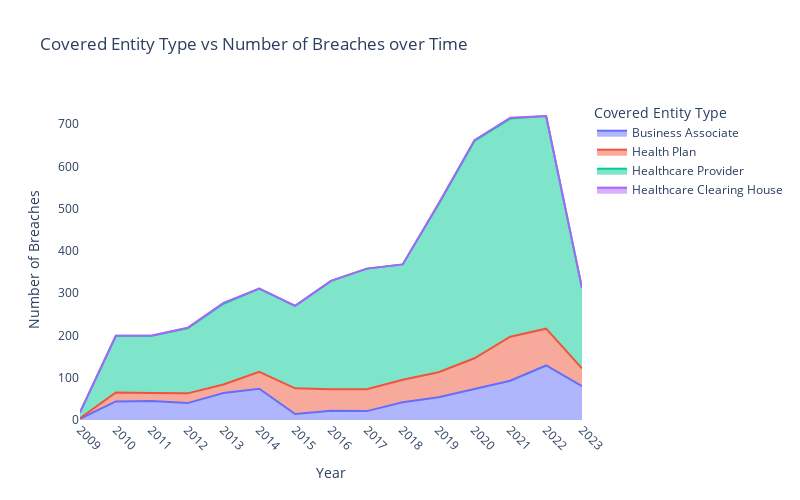

Notebook code cell kept with this figure:
### Markdown cell above
Further, let's check what entity types, as well as locations of breaches, are covered by our dataset.

### Code cell
toggle_code()

covered_types = data.groupby(['Year', 'Covered Entity Type']).agg(np.sum).reset_index()
covered_types['Number of Breaches'] = data.groupby(['Year', 'Covered Entity Type']).size().values
covered_types = covered_types[covered_types['Covered Entity Type']!='']

fig = px.area(covered_types, y="Number of Breaches", x="Year", color="Covered Entity Type", title="Covered Entity Type vs Number of Breaches over Time")
fig.update_layout(plot_bgcolor='white', xaxis = dict(tickmode = 'linear', tick0 = 1), width=800, height=500)
fig.update_xaxes(tickangle=45)
fig.show()

### Figure 1 — Plotly figure (JSON) as saved in the notebook; plotly's stock layout.template omitted (floating-point values rounded to 4 significant figures)
{"data": [{"fillpattern": {"shape": ""}, "hovertemplate": "Covered Entity Type=Business Associate<br>Year=%{x}<br>Number of Breaches=%{y}<extra></extra>", "legendgroup": "Business Associate", "line": {"color": "#636efa"}, "marker": {"symbol": "circle"}, "mode": "lines", "name": "Business Associate", "orientation": "v", "showlegend": true, "stackgroup": "1", "type": "scatter", "x": [2009, 2010, 2011, 2012, 2013, 2014, 2015, 2016, 2017, 2018, 2019, 2020, 2021, 2022, 2023], "xaxis": "x", "y": [3, 44, 45, 40, 64, 74, 14, 22, 21, 42, 54, 74, 93, 129, 80], "yaxis": "y"}, {"fillpattern": {"shape": ""}, "hovertemplate": "Covered Entity Type=Health Plan<br>Year=%{x}<br>Number of Breaches=%{y}<extra></extra>", "legendgroup": "Health Plan", "line": {"color": "#EF553B"}, "marker": {"symbol": "circle"}, "mode": "lines", "name": "Health Plan", "orientation": "v", "showlegend": true, "stackgroup": "1", "type": "scatter", "x": [2009, 2010, 2011, 2012, 2013, 2014, 2015, 2016, 2017, 2018, 2019, 2020, 2021, 2022, 2023], "xaxis": "x", "y": [1, 21, 19, 23, 20, 40, 61, 51, 52, 53, 59, 72, 104, 87, 42], "yaxis": "y"}, {"fillpattern": {"shape": ""}, "hovertemplate": "Covered Entity Type=Healthcare Provider<br>Year=%{x}<br>Number of Breaches=%{y}<extra></extra>", "legendgroup": "Healthcare Provider", "line": {"color": "#00cc96"}, "marker": {"symbol": "circle"}, "mode": "lines", "name": "Healthcare Provider", "orientation": "v", "showlegend": true, "stackgroup": "1", "type": "scatter", "x": [2009, 2010, 2011, 2012, 2013, 2014, 2015, 2016, 2017, 2018, 2019, 2020, 2021, 2022, 2023], "xaxis": "x", "y": [14, 134, 135, 154, 191, 197, 195, 256, 285, 273, 397, 514, 516, 503, 190], "yaxis": "y"}, {"fillpattern": {"shape": ""}, "hovertemplate": "Covered Entity Type=Healthcare Clearing House<br>Year=%{x}<br>Number of Breaches=%{y}<extra></extra>", "legendgroup": "Healthcare Clearing House", "line": {"color": "#ab63fa"}, "marker": {"symbol": "circle"}, "mode": "lines", "name": "Healthcare Clearing House", "orientation": "v", "showlegend": true, "stackgroup": "1", "type": "scatter", "x": [2011, 2012, 2013, 2019, 2020, 2021], "xaxis": "x", "y": [1, 1, 2, 2, 2, 2], "yaxis": "y"}], "layout": {"height": 500, "legend": {"title": {"text": "Covered Entity Type"}, "tracegroupgap": 0}, "plot_bgcolor": "white", "title": {"text": "Covered Entity Type vs Number of Breaches over Time"}, "width": 800, "xaxis": {"anchor": "y", "domain": [0, 1], "tick0": 1, "tickangle": 45, "tickmode": "linear", "title": {"text": "Year"}}, "yaxis": {"anchor": "x", "domain": [0, 1], "title": {"text": "Number of Breaches"}}}}
